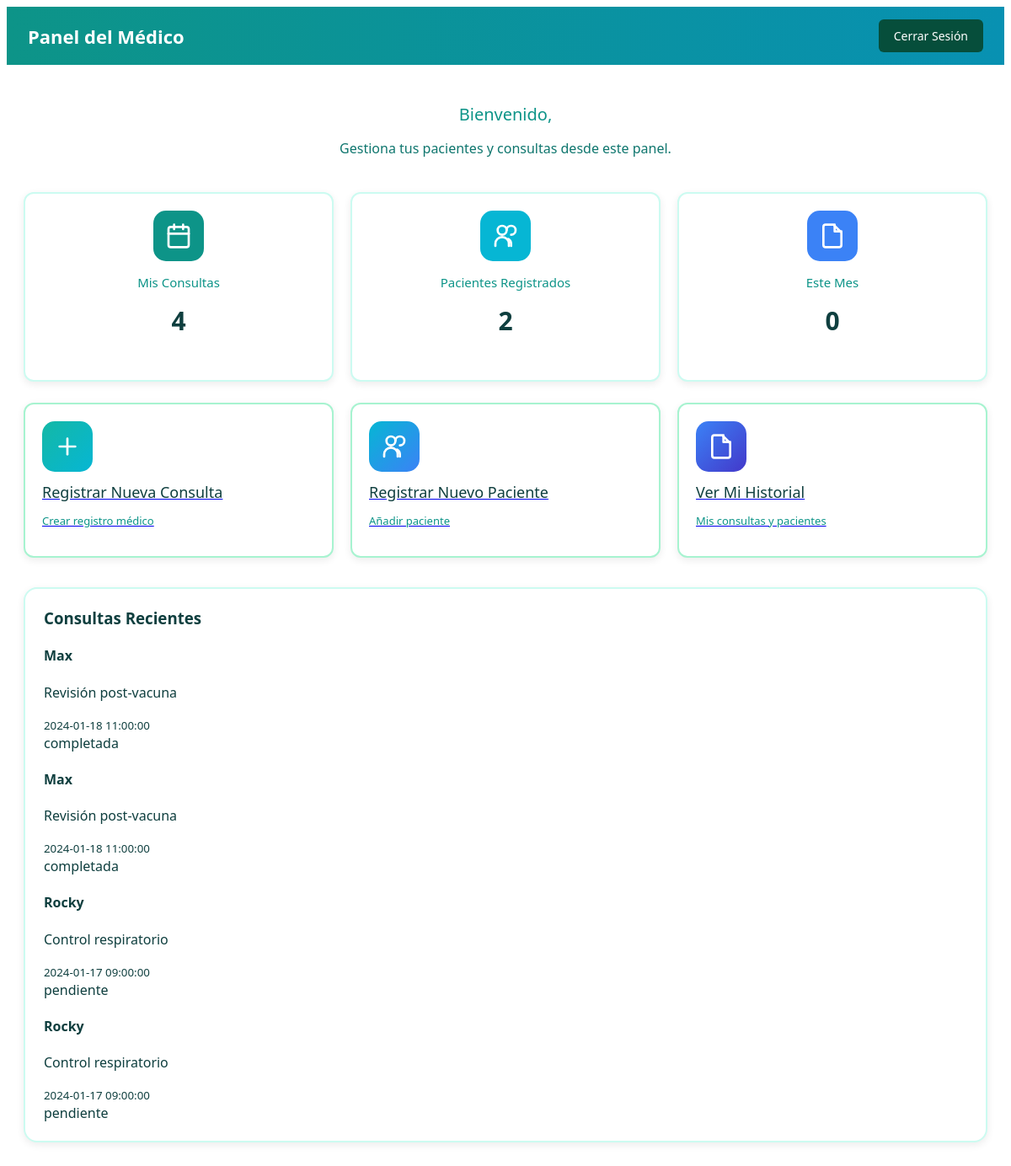
The app's page /doctor/dashboard (signed in) with its own data.
### tables this page shows
CREATE TABLE consultas (
            id INTEGER PRIMARY KEY AUTOINCREMENT,
            paciente_id INTEGER NOT NULL,
            doctor_id INTEGER NOT NULL,
            fecha_consulta TIMESTAMP NOT NULL,
            motivo TEXT NOT NULL,
            diagnostico TEXT,
            tratamiento TEXT,
            medicamentos TEXT,
            proxima_cita TIMESTAMP,
            estado TEXT CHECK(estado IN ('pendiente', 'completada', 'cancelada')) DEFAULT 'pendiente',
            costo REAL,
            FOREIGN KEY (paciente_id) REFERENCES pacientes (id),
            FOREIGN KEY (doctor_id) REFERENCES usuarios (id)
        );

CREATE TABLE pacientes (
            id INTEGER PRIMARY KEY AUTOINCREMENT,
            nombre TEXT NOT NULL,
            especie TEXT NOT NULL,
            raza TEXT,
            edad INTEGER,
            peso REAL,
            color TEXT,
            sexo TEXT CHECK(sexo IN ('M', 'F')),
            nombre_dueno TEXT NOT NULL,
            telefono_dueno TEXT NOT NULL,
            email_dueno TEXT,
            direccion_dueno TEXT,
            fecha_registro TIMESTAMP DEFAULT CURRENT_TIMESTAMP,
            notas TEXT
        );

### calc_app.py (the view)
@app.route('/doctor/dashboard')
def doctor_dashboard():
    if 'user_id' not in session or session['rol'] != 'doctor':
        flash('Acceso denegado', 'error')
        return redirect(url_for('login'))
    conn = get_db_connection()
    cursor = conn.cursor()
    try:
        conn = get_db_connection()
        cursor = conn.cursor()
        cursor.execute('SELECT * FROM usuarios WHERE id = ?', (session['user_id'],))
        doctor = cursor.fetchone()
        cursor.execute('SELECT COUNT(*) as count FROM consultas WHERE doctor_id = ?',
                       (session['user_id'],))
        mis_consultas_result = cursor.fetchone()
        mis_consultas = mis_consultas_result['count'] if mis_consultas_result else 0
        cursor.execute('''
            SELECT COUNT(DISTINCT paciente_id) as count
            FROM consultas
            WHERE doctor_id = ?
        ''', (session['user_id'],))
        mis_pacientes_result = cursor.fetchone()
        mis_pacientes = mis_pacientes_result['count'] if mis_pacientes_result else 0
        cursor.execute('''
            SELECT COUNT(*) as count FROM consultas
            WHERE doctor_id = ?
            AND strftime('%Y-%m', fecha_consulta) = strftime('%Y-%m', 'now')
        ''', (session['user_id'],))
        consultas_mes_result = cursor.fetchone()
        consultas_mes = consultas_mes_result['count'] if consultas_mes_result else 0
        cursor.execute('''
            SELECT c.*, p.nombre as paciente_nombre
            FROM consultas c
            JOIN pacientes p ON c.paciente_id = p.id
            WHERE c.doctor_id = ?
            ORDER BY c.fecha_consulta DESC
            LIMIT 5
        ''', (session['user_id'],))
        consultas_recientes_data = cursor.fetchall()
        conn.close()
        consultas_recientes = []
        for c in consultas_recientes_data:
            consultas_recientes.append(dict(c))
        return render_template('ddoctor-dashboard.html',
                             doctor=doctor,
                             mis_consultas=mis_consultas,
                             mis_pacientes=mis_pacientes,
                             consultas_mes=consultas_mes,
                             consultas_recientes=consultas_recientes)
    except Exception as e:
        print(f"Error en doctor_dashboard: {e}")
        flash('Error al cargar el dashboard', 'error')
        return redirect(url_for('login'))

### database.py (called while the page is built)
def get_db_connection():
    conn = sqlite3.connect('clinic.db')
    conn.row_factory = sqlite3.Row
    return conn

### templates/ddoctor-dashboard.html (shortened to what this page needs)
<!DOCTYPE html>
<html lang="es">
  <head>
    <link rel="stylesheet" href="../static/css/ddoctor-dashboard.css" />
  </head>
  <body data-doctor-id="doctor-a">
    <nav class="topbar">
      <h2>Panel del Médico</h2>
      <a href="{{ url_for('logout') }}" class="logout-btn">Cerrar Sesión</a>
    </nav>
    <header class="header-welcome">
      <p class="sub">
        Bienvenido,
      </p>
      <p class="desc">Gestiona tus pacientes y consultas desde este panel.</p>
    </header>
    <section class="stats-grid">
      <div class="card stat-card">
        <div class="icon-box teal">
          <img src="../icons/calendar.svg" alt="consultas" />
        </div>
        <p class="label">Mis Consultas</p>
        <p id="myConsultations" class="number">{{ mis_consultas }}</p>
      </div>
      <div class="card stat-card">
        <div class="icon-box cyan">
          <img src="../icons/users.svg" alt="pacientes" />
        </div>
        <p class="label">Pacientes Registrados</p>
        <p id="myPatients" class="number">{{ mis_pacientes }}</p>
      </div>
      <div class="card stat-card">
        <div class="icon-box blue">
          <img src="../icons/file.svg" alt="mes" />
        </div>
        <p class="label">Este Mes</p>
        <p id="myConsultationsMonth" class="number">{{ consultas_mes }}</p>
      </div>
    </section>
    <section class="actions-grid">
      <a href="{{ url_for('register_consultation') }}" class="action-btn">
        <div class="icon-box teal-cyan">
          <img src="../icons/plus.svg" alt="nueva consulta" />
        </div>
        <p class="title">Registrar Nueva Consulta</p>
        <p class="desc-small">Crear registro médico</p>
      </a>
      <a href="{{ url_for('register_patient') }}" class="action-btn">
        <div class="icon-box cyan-blue">
          <img src="../icons/users.svg" alt="registrar paciente" />
        </div>
        <p class="title">Registrar Nuevo Paciente</p>
        <p class="desc-small">Añadir paciente</p>
      </a>
      <a href="{{ url_for('historial_pacientes') }}" class="action-btn">
        <div class="icon-box blue-indigo">
          <img src="../icons/file.svg" alt="historial" />
        </div>
        <p class="title">Ver Mi Historial</p>
        <p class="desc-small">Mis consultas y pacientes</p>
      </a>
    </section>
    <section class="card recent-box">
      <h3>Consultas Recientes</h3>
      <div id="recentConsultations" class="recent-list">
        {% if consultas_recientes %} {% for consulta in consultas_recientes %}
        <div class="consultation-item">
          <div class="consult-left">
            <h4>{{ consulta.paciente_nombre }}</h4>
            <p>{{ consulta.motivo }}</p>
            <small>{{ consulta.fecha_consulta }}</small>
          </div>
          <div class="consult-right">
            <span class="status {{ consulta.estado }}"
              >{{ consulta.estado }}</span
            >
          </div>
        </div>
        {% endfor %} {% else %}
        <p class="empty">No hay consultas registradas aún</p>
        {% endif %}
      </div>
    </section>
  </body>
</html>

### static/css/ddoctor-dashboard.css (style rules this page uses)
body { font-family: "Segoe UI", sans-serif; color: #0f3f3f; background-image: url("fondo.png"); background-size: cover; background-repeat: no-repeat; background-position: center; min-height: 100vh; }
.topbar { background: linear-gradient(to right, #0d9488, #0891b2); padding: 15px 25px; display: flex; justify-content: space-between; align-items: center; color: white; }
.topbar h2 { margin: 0; font-size: 22px; }
.logout-btn { background: #064e3b; padding: 10px 18px; color: white; text-decoration: none; border-radius: 6px; font-size: 14px; transition: 0.3s; }
.header-welcome { padding: 25px 20px; text-align: center; }
.header-welcome .sub { font-size: 20px; margin-bottom: 5px; color: #0d9488; }
.header-welcome .desc { color: #0f766e; }
.stats-grid { display: grid; grid-template-columns: repeat(auto-fit, minmax(230px, 1fr)); gap: 20px; padding: 0 20px; margin-bottom: 25px; }
.card { background: white; border-radius: 12px; padding: 20px; border: 2px solid #ccfbf1; box-shadow: 0 3px 10px rgba(0,0,0,0.08); }
.stat-card { text-align: center; }
.icon-box { width: 60px; height: 60px; margin: 0 auto 15px auto; border-radius: 15px; display: flex; align-items: center; justify-content: center; }
.icon-box img { width: 32px; height: 32px; filter: brightness(0) invert(1); }
.teal { background: #0d9488; }
.cyan { background: #06b6d4; }
.blue { background: #3b82f6; }
.label { font-size: 15px; color: #0d9488; }
.number { font-size: 30px; font-weight: bold; margin-top: 5px; color: #0f3f3f; }
.actions-grid { display: grid; grid-template-columns: repeat(auto-fit, minmax(260px, 1fr)); gap: 20px; padding: 0 20px; margin-bottom: 35px; }
.action-btn { background: white; padding: 20px; border-radius: 12px; border: 2px solid #a7f3d0; text-align: left; cursor: pointer; transition: 0.3s; box-shadow: 0 3px 10px rgba(0,0,0,0.08); }
.action-btn .icon-box { margin: 0 0 12px 0; }
.title { font-size: 18px; margin: 5px 0; color: #0f3f3f; }
.desc-small { font-size: 13px; color: #0d9488; }
.teal-cyan { background: linear-gradient(to bottom right, #14b8a6, #06b6d4); }
.cyan-blue { background: linear-gradient(to bottom right, #06b6d4, #3b82f6); }
.blue-indigo { background: linear-gradient(to bottom right, #3b82f6, #4338ca); }
.recent-box { margin: 0 20px 30px 20px; background: white; padding: 22px; border-radius: 16px; border: 2px solid #ccfbf1; }
.recent-box h3 { margin-top: 0; color: #0f3f3f; }
.recent-list { margin-top: 15px; }

### records on screen
consultas: paciente_nombre "Max", motivo "Revisión post-vacuna", fecha_consulta "2024-01-18 11:00:00", estado "completada"
consultas: paciente_nombre "Max", motivo "Revisión post-vacuna", fecha_consulta "2024-01-18 11:00:00", estado "completada"
consultas: paciente_nombre "Rocky", motivo "Control respiratorio", fecha_consulta "2024-01-17 09:00:00", estado "pendiente"
consultas: paciente_nombre "Rocky", motivo "Control respiratorio", fecha_consulta "2024-01-17 09:00:00", estado "pendiente"

### other values on screen
{{ mis_consultas }} "4"
{{ mis_pacientes }} "2"
{{ consultas_mes }} "0"
